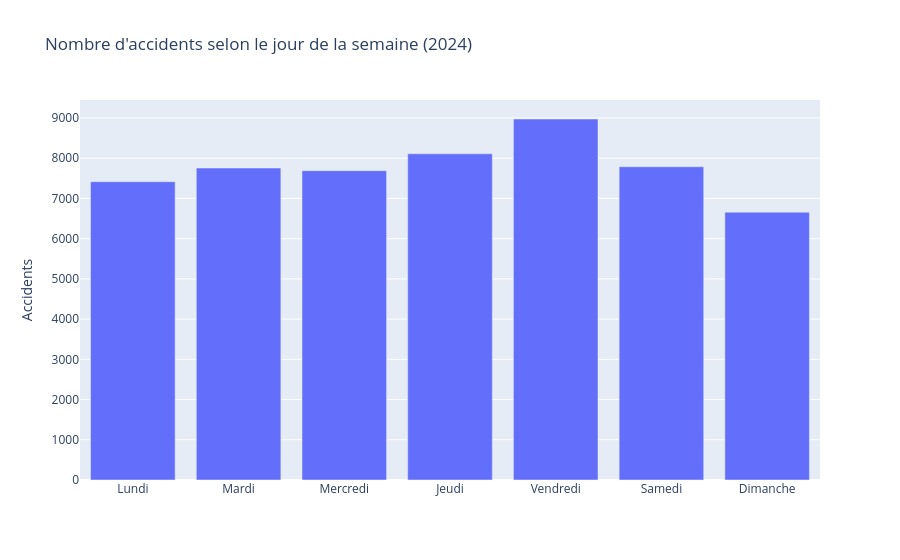

This figure's notebook cell:
### Code cell
# Accidents par jour de la semaine
par_jour = sql("SELECT jour_semaine, COUNT(*) AS nb_accidents FROM accidents GROUP BY jour_semaine")

jours = ["Lundi", "Mardi", "Mercredi", "Jeudi", "Vendredi", "Samedi", "Dimanche"]
fig = px.bar(
    par_jour, x="jour_semaine", y="nb_accidents",
    category_orders={"jour_semaine": jours},   # sinon plotly trie les jours par ordre alphabétique
    title="Nombre d'accidents selon le jour de la semaine (2024)",
    labels={"jour_semaine": "", "nb_accidents": "Accidents"},
)
fig.show()

### Figure 1 — Plotly figure (JSON) as saved in the notebook; plotly's stock layout.template omitted (floating-point values rounded to 4 significant figures)
{"data": [{"hovertemplate": "=%{x}<br>Accidents=%{y}<extra></extra>", "legendgroup": "", "marker": {"color": "#636efa", "pattern": {"shape": ""}}, "name": "", "orientation": "v", "showlegend": false, "textposition": "auto", "type": "bar", "x": ["Dimanche", "Jeudi", "Lundi", "Mardi", "Mercredi", "Samedi", "Vendredi"], "xaxis": "x", "y": [6660, 8112, 7417, 7757, 7691, 7789, 8976], "yaxis": "y"}], "layout": {"barmode": "relative", "legend": {"tracegroupgap": 0}, "title": {"text": "Nombre d'accidents selon le jour de la semaine (2024)"}, "xaxis": {"anchor": "y", "categoryarray": ["Lundi", "Mardi", "Mercredi", "Jeudi", "Vendredi", "Samedi", "Dimanche"], "categoryorder": "array", "domain": [0, 1], "title": {"text": ""}}, "yaxis": {"anchor": "x", "domain": [0, 1], "title": {"text": "Accidents"}}}}
